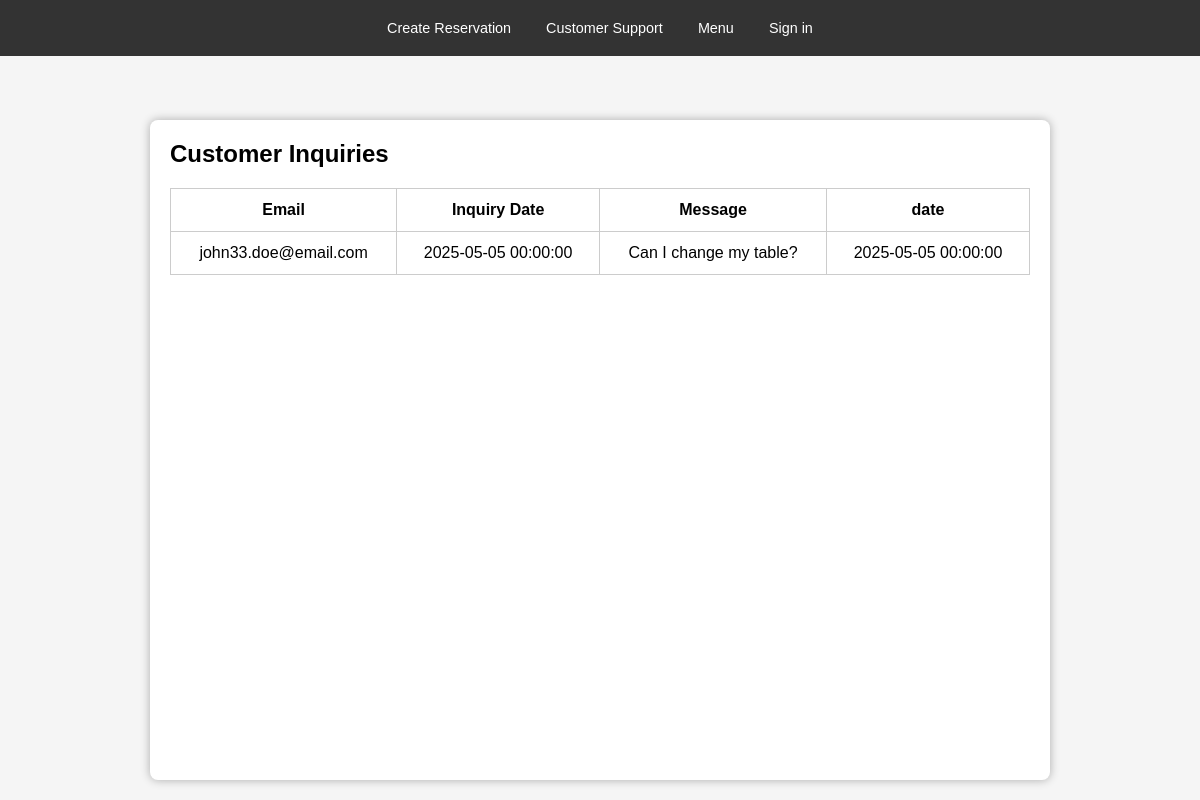
Before: /manager/queries with the older database file.
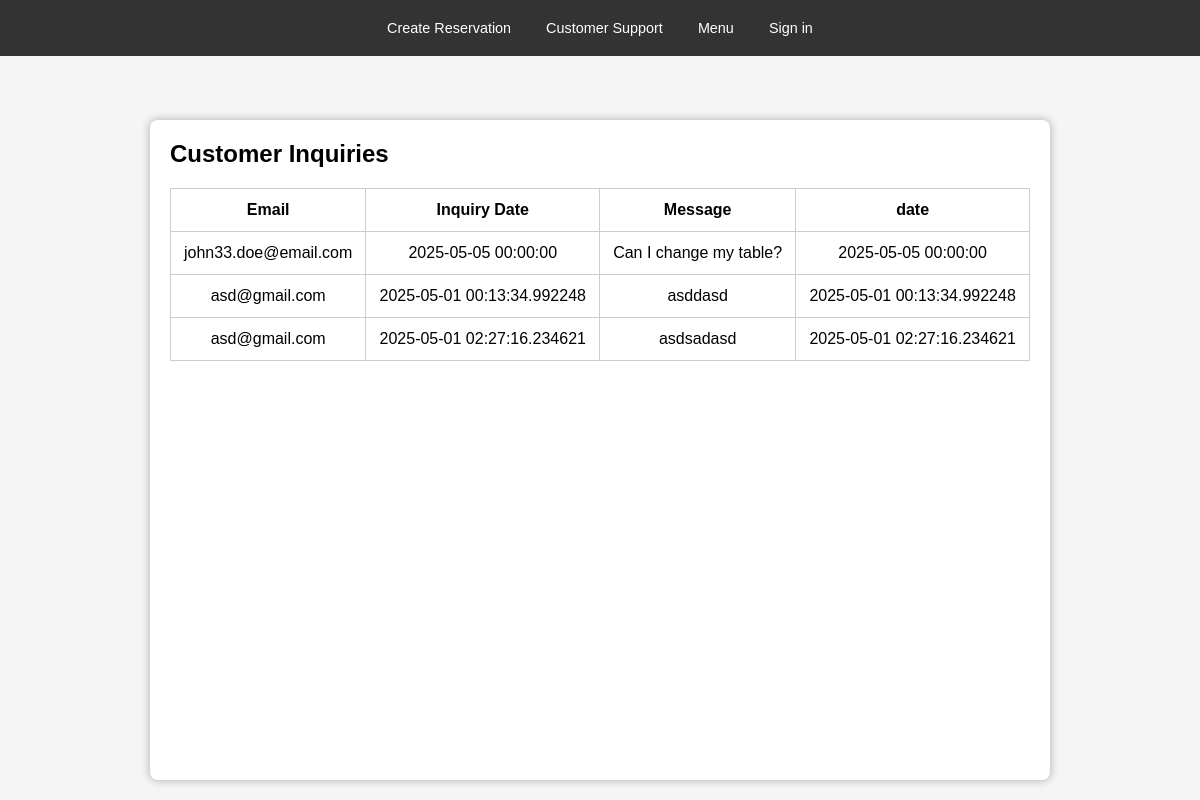
After: the same page with the newer database file.
### app/models.py (models this page shows)
class Support(db.Model):
    id = db.Column(db.Integer, primary_key=True)
    email = db.Column(db.String(255),nullable=False )
    inquiry_date = db.Column(db.DateTime)
    inquiry_text = db.Column(db.Text)

### app/routes/support_routes.py (the view)
@support_bp.route('/manager/queries')
def view_queries():
    supports = SupportLogic.get_all_supports()
    return render_template('manager_queries.html', supports=supports)

### app/logic/base_crud.py (called while the page is built)
    @staticmethod
    def get_all(model):
        return model.query.all() # return all table content

### app/logic/support_logic.py (called while the page is built)
    @staticmethod
    def get_all_supports():
        return BaseCRUD.get_all(Support)

### templates/manager_queries.html (shortened to what this page needs)
<!DOCTYPE html>
<html lang="en">
<head>
    <link rel="stylesheet" href="{{ url_for('static', filename='css/base.css') }}">
</head>
<body>
    {% include 'partials/nav.html' %}
    <section>
    <h1>Customer Inquiries</h1>
    <table >
        <tr>
            <th>Email</th>
            <th>Inquiry Date</th>
            <th>Message</th>
           <th>date</th>
        </tr>
        {% for support in supports %}
        <tr>
            <td>{{ support.email }}</td>
            <td>{{ support.inquiry_date }}</td>
            <td>{{ support.inquiry_text }}</td>
            <td>{{ support.inquiry_date }}</td>
        </tr>
        {% endfor %}
    </table>
</section>
</body>
</html>

Changed rows visible on the page:
added Support: email "asd@gmail.com", inquiry_date "2025-05-01 00:13:34.992248", inquiry_text "asddasd"
added Support: email "asd@gmail.com", inquiry_date "2025-05-01 02:27:16.234621", inquiry_text "asdsadasd"
